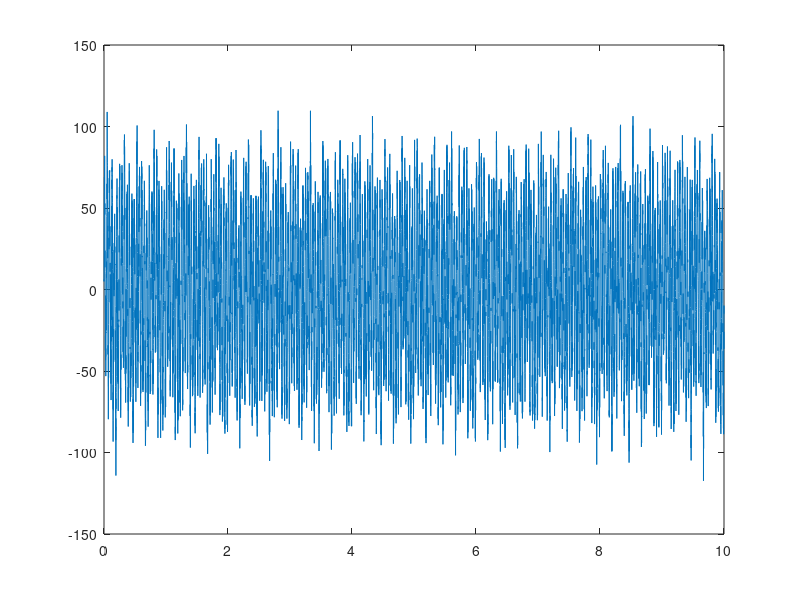

This chart was generated by the following MATLAB code: (Note: this script raises an error after producing the figure.)
% spikeFieldCoherenceEx.m
% NENS230 Autumn 2011
% Demonstrates using Chronux to look at spike-LFP coherence and infer underlying
% relationships between the spikes and LFP. Uses synthetic data where we know
% this relationship to better make the point.

% Chronux must be on path
addpath( genpath( '/Users/sstavisk/Dropbox/NENS230_private/MATLAB/chronux' ) ) 


%% Spikes follow 25Hz signal
% Create 10 seconds of synthetic LFP and spike data. 
% In this case spikes tend to follow the 25Hz signal

Fs = 1000; % Sampling frequency is 1000 Hz
duration = 10; 
scale = 60; % gets the signal into approximately the range of actual LFP (-100 to 100 uV)

t = (0 : 1/Fs : duration)';
numSamples = numel( t );

f1 = 25; % 25 Hz signal
f2 = 4;  % 4 Hz signal
f3 = 40; % 40Hz signal
signalOfInterest = scale * sin(f1 * t * 2 * pi);

figure;


lfp = signalOfInterest + (scale/4)*sin(f2*t*2*pi) +  (scale/4)*sin(f3*t*2*pi) + ...
    10* randn( numSamples, 1 );
plot( t, lfp )

% Now let's generate some spike times
spikeTimes = synthesizeSpikeTrain( signalOfInterest./max(signalOfInterest), Fs, .6, 1 );

% Plot the spike times on the same plot
hold on; scatter( spikeTimes, lfp( round( spikeTimes*Fs ) ), 'Marker', 'v', ...
    'MarkerFaceColor', 'k', 'MarkerEdgeColor', 'k' )
xlabel('Time (s)', 'FontSize', 16)
ylabel('LFP (uV) and Spike Times', 'FontSize', 16)

% Now let's use Chronuz to calculate the spike-field coherence
% Will use coherencycpt
% Need to figure out tapers. If I want to use all the data, I have T = 10 s, W = 3 Hz
% so TW = 30 and K = 2TW-1 = 59
params.tapers = [30 59];
params.err = [2 .05];
params.Fs = Fs;
params.fpass = [0 100] ; % show results between 0 and 100 Hz
[C, phi, S12, S1, S2, f, zerosp, confC, phistd, Cerr] = coherencycpt( lfp, spikeTimes, params)	;

% Plot the coherence
plotCoherence( f, C, Cerr )

%% Random spikes
% Create 10 seconds of synthetic LFP and spike data. 
% In this case spikes tend to happen at random times throughout signal

Fs = 1000; % Sampling frequency is 1000 Hz
duration = 10; 
scale = 60; % gets the signal into approximately the range of actual LFP (-100 to 100 uV)

t = (0 : 1/Fs : duration)';
numSamples = numel( t );

f1 = 25; % 25 Hz signal
f2 = 4;  % 4 Hz signal
f3 = 40; % 40Hz signal
signalOfInterest = scale * sin(f1 * t * 2 * pi);

figure;


lfp = signalOfInterest + (scale/4)*sin(f2*t*2*pi) +  (scale/4)*sin(f3*t*2*pi) + ...
    10* randn( numSamples, 1 );
plot( t, lfp )

% Now let's generate some spike times
spikeTimes = synthesizeSpikeTrain( repmat(.5, numel(lfp),1) , Fs, .4, .1 );

% Plot the spike times on the same plot
hold on; scatter( spikeTimes, lfp( round( spikeTimes*Fs ) ), 'Marker', 'v', ...
    'MarkerFaceColor', 'k', 'MarkerEdgeColor', 'k' )
xlabel('Time (s)', 'FontSize', 16)
ylabel('LFP (uV) and Spike Times', 'FontSize', 16)

% Now let's use Chronuz to calculate the spike-field coherence
% Will use coherencycpt
% Need to figure out tapers. If I want to use all the data, I have T = 10 s, W = 3 Hz
% so TW = 30 and K = 2TW-1 = 59
params.tapers = [30 59];
params.err = [2 .05];
params.Fs = Fs;
params.fpass = [0 100] ; % show results between 0 and 100 Hz
[C, phi, S12, S1, S2, f, zerosp, confC, phistd, Cerr] = coherencycpt( lfp, spikeTimes, params)	;

% Plot the coherence
plotCoherence( f, C, Cerr )

%% Spikes tend to follow the 40Hz signal
% Create 10 seconds of synthetic LFP and spike data. 
% In this case spikes tend to happen when 40Hz signal is strongly NEGATIVE

Fs = 1000; % Sampling frequency is 1000 Hz
duration = 10; 
scale = 60; % gets the signal into approximately the range of actual LFP (-100 to 100 uV)

t = (0 : 1/Fs : duration)';
numSamples = numel( t );

f1 = 25; % 25 Hz signal
f2 = 4;  % 4 Hz signal
f3 = 40; % 40Hz signal
signalOfInterest = (scale/3)*sin(f3 * t * 2 * pi);

figure;


lfp = signalOfInterest + (scale/3)*sin(f2*t*2*pi) +  (scale/3)*sin(f1*t*2*pi) + ...
    10* randn( numSamples, 1 );
plot( t, lfp )
hold on;
plot( t, signalOfInterest, 'r') % Make it easier to see the 40Hz signal

% Now let's generate some spike times
spikeTimes = synthesizeSpikeTrain( -signalOfInterest./max(signalOfInterest), Fs, 0, .05 );

% Plot the spike times on the same plot
hold on; scatter( spikeTimes, lfp( round( spikeTimes*Fs ) ), 'Marker', 'v', ...
    'MarkerFaceColor', 'k', 'MarkerEdgeColor', 'k' )
xlabel('Time (s)', 'FontSize', 16)
ylabel('LFP (uV) and Spike Times', 'FontSize', 16)

% Now let's use Chronuz to calculate the spike-field coherence
% Will use coherencycpt
% Need to figure out tapers. If I want to use all the data, I have T = 10 s, W = 3 Hz
% so TW = 30 and K = 2TW-1 = 59
params.tapers = [30 59];
params.err = [2 .05];
params.Fs = Fs;
params.fpass = [0 100] ; % show results between 0 and 100 Hz
[C, phi, S12, S1, S2, f, zerosp, confC, phistd, Cerr] = coherencycpt( lfp, spikeTimes, params)	;

% Plot the coherence
plotCoherence( f, C, Cerr )

%% Spikes tend to follow the raw LFP signal
% Create 10 seconds of synthetic LFP and spike data. 
% In this case spikes tend to happen when LFP is higher

Fs = 1000; % Sampling frequency is 1000 Hz
duration = 10; 
scale = 60; % gets the signal into approximately the range of actual LFP (-100 to 100 uV)

t = (0 : 1/Fs : duration)';
numSamples = numel( t );

f1 = 25; % 25 Hz signal
f2 = 4;  % 4 Hz signal
f3 = 40; % 40Hz signal

figure;


lfp = (scale/3)*sin(f1*t*2*pi) + (scale/3)*sin(f2*t*2*pi) +  (scale/3)*sin(f3*t*2*pi) + ...
    10* randn( numSamples, 1 );
plot( t, lfp )

% Now let's generate some spike times
spikeTimes = synthesizeSpikeTrain( lfp./max(lfp), Fs, 0, .2 );

% Plot the spike times on the same plot
hold on; scatter( spikeTimes, lfp( round( spikeTimes*Fs ) ), 'Marker', 'v', ...
    'MarkerFaceColor', 'k', 'MarkerEdgeColor', 'k' )
xlabel('Time (s)', 'FontSize', 16)
ylabel('LFP (uV) and Spike Times', 'FontSize', 16)

% Now let's use Chronuz to calculate the spike-field coherence
% Will use coherencycpt
% Need to figure out tapers. If I want to use all the data, I have T = 10 s, W = 3 Hz
% so TW = 30 and K = 2TW-1 = 59
params.tapers = [30 59];
params.err = [2 .05];
params.Fs = Fs;
params.fpass = [0 100] ; % show results between 0 and 100 Hz
[C, phi, S12, S1, S2, f, zerosp, confC, phistd, Cerr] = coherencycpt( lfp, spikeTimes, params)	;

% Plot the coherence
plotCoherence( f, C, Cerr )


%% Spikes tend to follow an oscillation not strongly present in lfp
% Create 10 seconds of synthetic LFP and spike data. 
% In this case spikes tend to happen atop an invsible 9 Hz signal

Fs = 1000; % Sampling frequency is 1000 Hz
duration = 10; 
scale = 60; % gets the signal into approximately the range of actual LFP (-100 to 100 uV)

t = (0 : 1/Fs : duration)';
numSamples = numel( t );

f1 = 25; % 25 Hz signal
f2 = 4;  % 4 Hz signal
f3 = 40; % 40Hz signal
signalOfInterest = sin(9*t*2*pi);

figure;


lfp = (scale/3)*sin(f1*t*2*pi) + (scale/3)*sin(f2*t*2*pi) +  (scale/3)*sin(f3*t*2*pi) + ...
    10* randn( numSamples, 1 );
plot( t, lfp )

% Now let's generate some spike times
spikeTimes = synthesizeSpikeTrain( signalOfInterest./max(signalOfInterest), Fs, .5, .2 );

% Plot the spike times on the same plot
hold on; scatter( spikeTimes, lfp( round( spikeTimes*Fs ) ), 'Marker', 'v', ...
    'MarkerFaceColor', 'k', 'MarkerEdgeColor', 'k' )
xlabel('Time (s)', 'FontSize', 16)
ylabel('LFP (uV) and Spike Times', 'FontSize', 16)

% Now let's use Chronuz to calculate the spike-field coherence
% Will use coherencycpt
% Need to figure out tapers. If I want to use all the data, I have T = 10 s, W = 3 Hz
% so TW = 30 and K = 2TW-1 = 59
params.tapers = [30 59];
params.err = [2 .05];
params.Fs = Fs;
params.fpass = [0 100] ; % show results between 0 and 100 Hz
[C, phi, S12, S1, S2, f, zerosp, confC, phistd, Cerr] = coherencycpt( lfp, spikeTimes, params)	;

% Plot the coherence
plotCoherence( f, C, Cerr )
